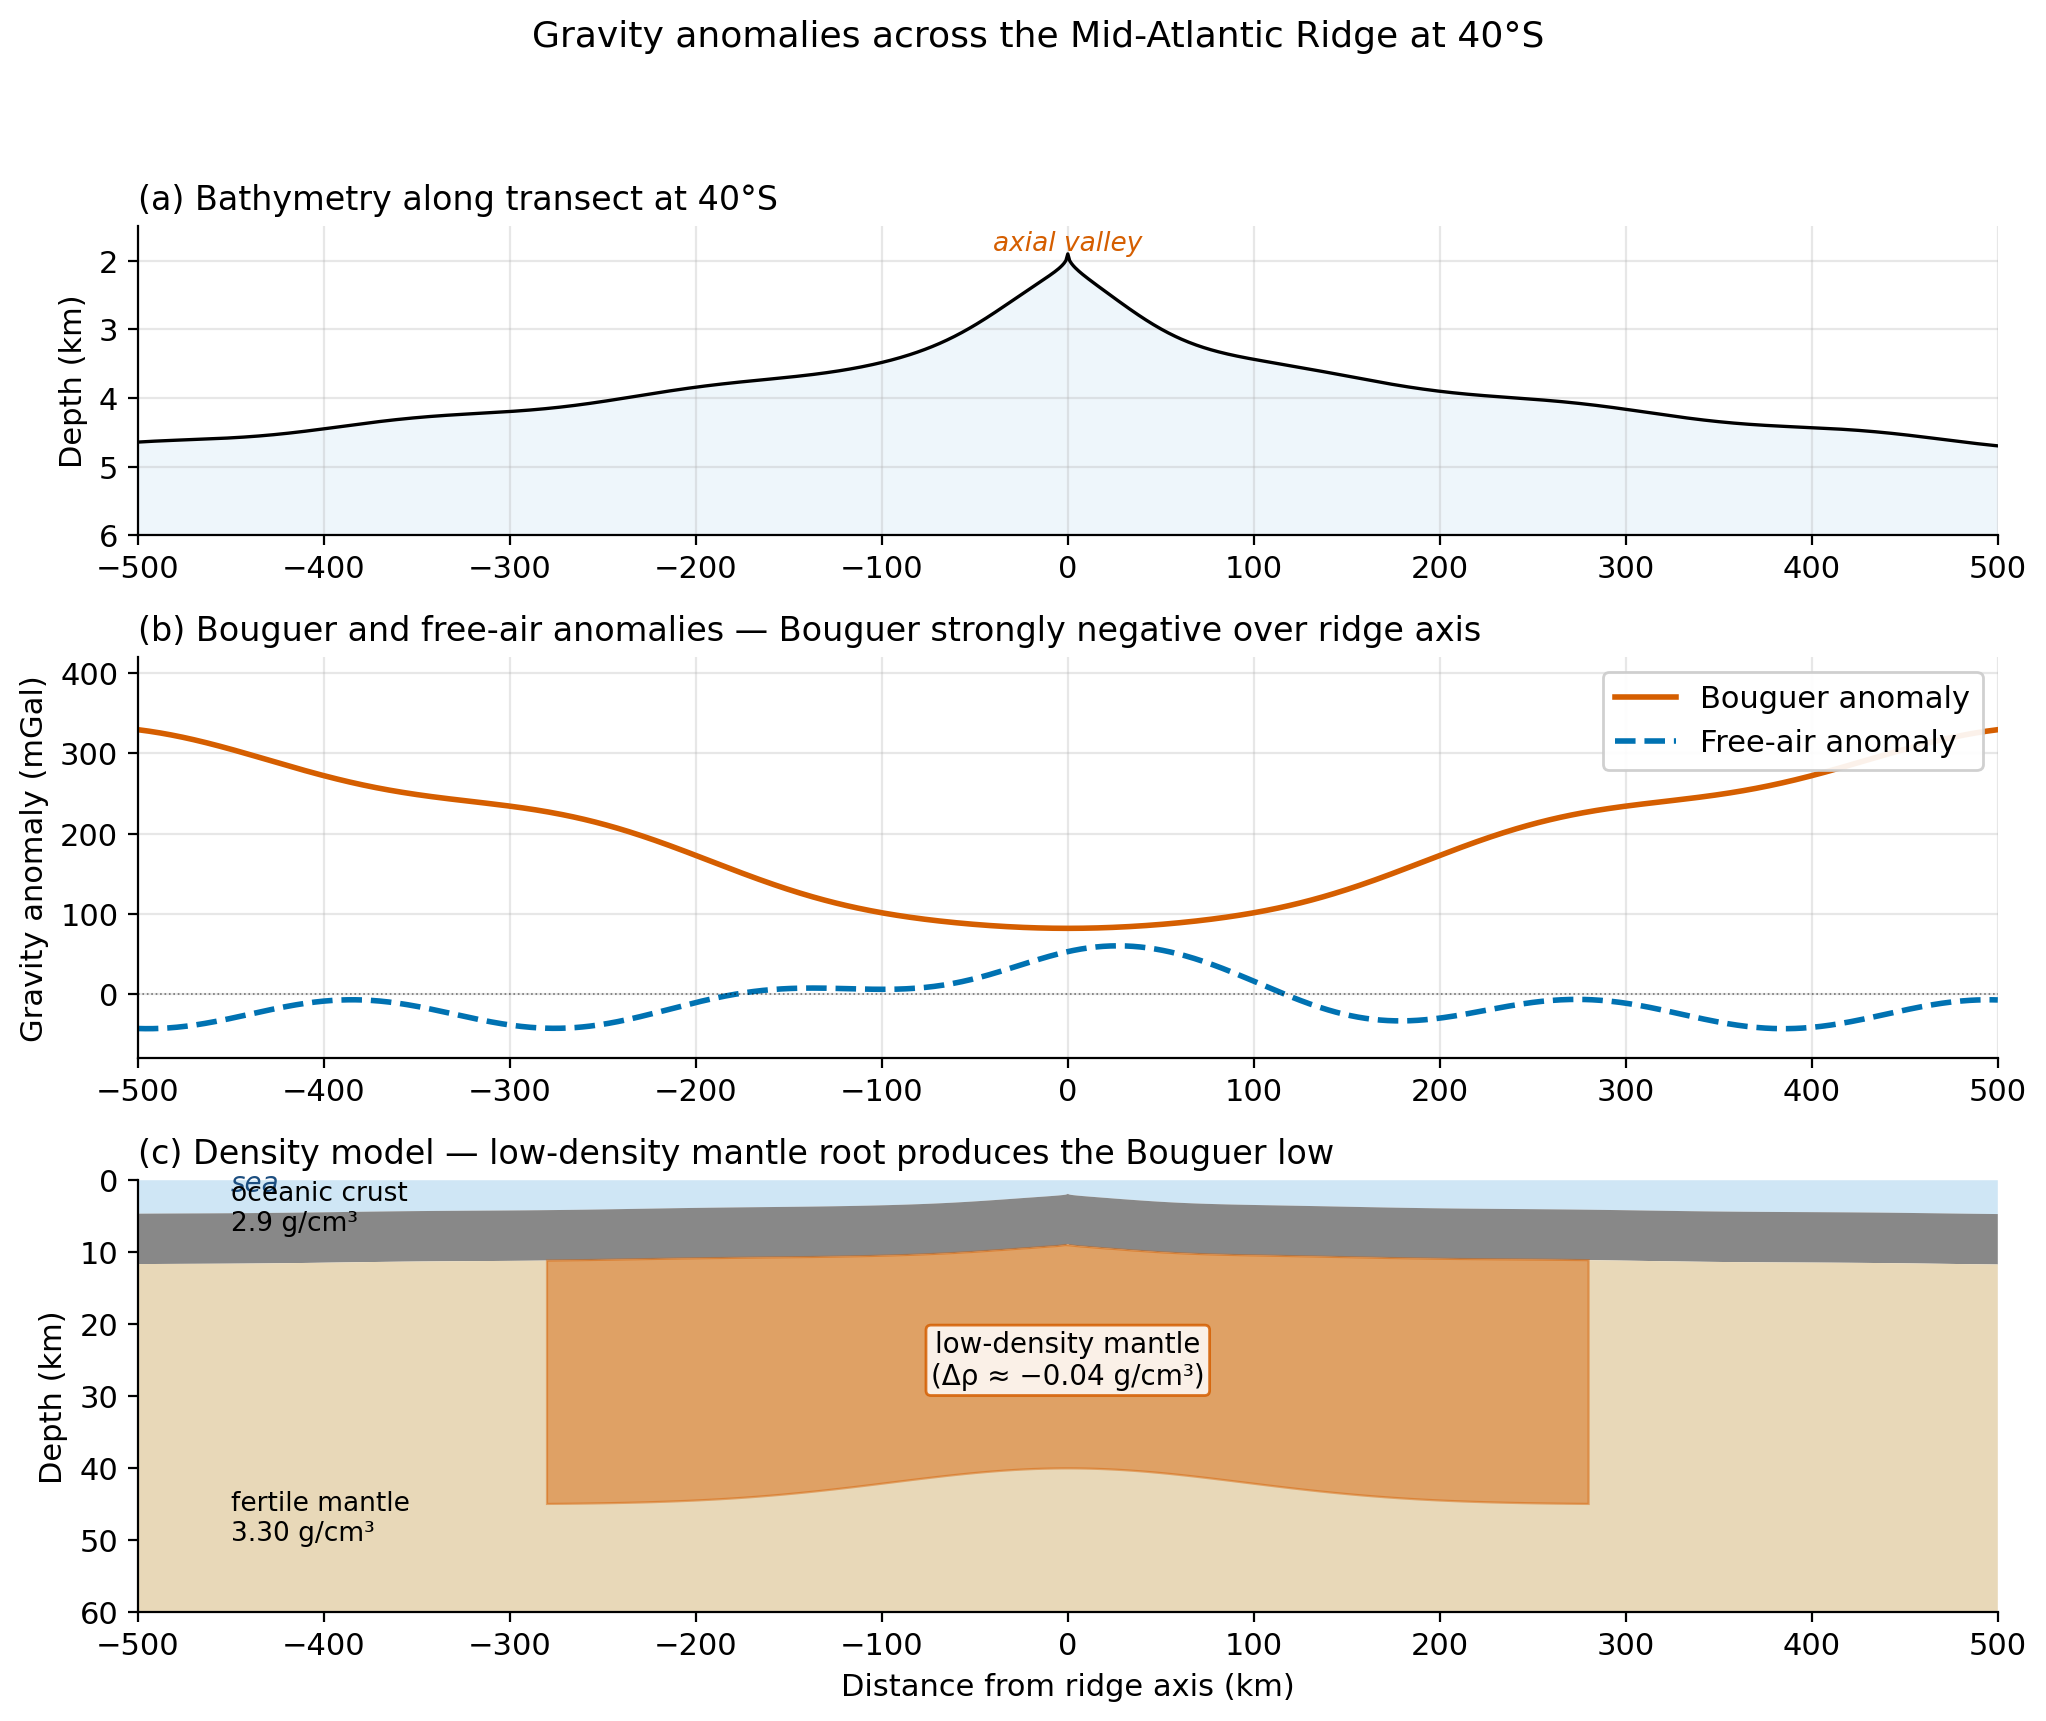

Write Python code to recreate this figure.
"""
F2_mar_gravity_profile.py

Gravity profile across the Mid-Atlantic Ridge — three-panel figure showing:
  (a) Bathymetry along the transect
  (b) Free-air anomaly (≈ 0, isostatically compensated) and
      Bouguer anomaly (strongly negative over the ridge axis)
  (c) Density model: oceanic crust, low-density mantle root, fertile mantle

For the published L27 figure, the (b) data trace is intended to be a real
extraction from the Sandwell & Smith (2014) global marine gravity grid
distributed at https://topex.ucsd.edu/marine_grav/mar_grav.html.

Because the build sandbox has no internet access to that server, this script
generates a *plausible synthetic profile* that reproduces the qualitative
shape and amplitude of the published anomaly. Students re-running the lecture
on their own machines will obtain the real grid through Code Block from §4.

Reference: Sandwell, D. T., R. D. Müller, W. H. F. Smith, E. Garcia, and
R. Francis (2014). New global marine gravity model from CryoSat-2 and
Jason-1 reveals buried tectonic structure. Science 346, 65–67,
doi:10.1126/science.1258213.

Output: assets/figures/F2_mar_gravity_profile.png
License: CC-BY 4.0 (this script)
"""

import sys
import os

sys.path.insert(0, os.path.dirname(__file__))
from _ess314_style import apply_style, PALETTE, save

import numpy as np
import matplotlib.pyplot as plt
import matplotlib.patches as mpatches


def half_space_cooling_depth(age_Ma, d0=2500.0, a=350.0):
    """HSC bathymetric depth (m) as a function of age (Ma)."""
    return d0 + a * np.sqrt(age_Ma)


def make_figure():
    apply_style()

    # Transect from −500 km to +500 km across MAR axis at 40°S (Lowrie reference)
    x = np.linspace(-500.0, 500.0, 1001)

    # ── Bathymetry: HSC away from ridge + small axial valley ──
    # Convert distance to age: spreading half-rate ≈ 1.3 cm/yr at slow MAR
    half_rate_cm_per_yr = 1.3
    age_Ma = np.abs(x) / (half_rate_cm_per_yr * 10.0)  # 1 cm/yr = 10 km/Myr
    bath = half_space_cooling_depth(age_Ma)
    # Axial valley
    bath -= 600 * np.exp(-(x ** 2) / 2500)
    bath += 30 * np.sin(x / 25)  # roughness

    # ── Free-air anomaly: small, oscillates near zero ──
    # Local topographic correlation
    free_air = -25 + 70 * np.exp(-(x ** 2) / 15000) + 18 * np.sin(x / 35)
    # Centred around −15..0; near-axis slight high
    free_air += 8 * np.exp(-(x ** 2) / 2500)

    # ── Bouguer: large negative anomaly over ridge ──
    # Modelled as deep low-density mantle contribution: Gaussian centred on 0
    # Peak amplitude ~ −220 mGal over a ~600 km width
    bouguer = 350 - 250 * np.exp(-(x ** 2) / (350 ** 2))
    bouguer -= 30 * np.exp(-(x ** 2) / 8000)
    bouguer += 12 * np.cos(x / 40)  # short-wavelength noise

    # ── Build figure ──
    fig = plt.figure(figsize=(12, 9))
    gs = fig.add_gridspec(3, 1, height_ratios=[1.0, 1.3, 1.4], hspace=0.32)

    ax_b = fig.add_subplot(gs[0])
    ax_g = fig.add_subplot(gs[1], sharex=ax_b)
    ax_m = fig.add_subplot(gs[2], sharex=ax_b)

    # ── (a) Bathymetry ──
    ax_b.plot(x, bath / 1000.0, color=PALETTE["black"], lw=1.2)
    ax_b.fill_between(x, bath / 1000.0, 6.0,
                      facecolor="#cfe6f5", alpha=0.35, edgecolor="none")
    ax_b.set_ylim(6.0, 1.5)   # depth in km, deeper down
    ax_b.set_ylabel("Depth (km)")
    ax_b.set_title("(a) Bathymetry along transect at 40°S",
                   loc="left", fontsize=12)
    ax_b.text(0, 1.85, "axial valley",
              fontsize=9.5, ha="center", color=PALETTE["verm"], style="italic")
    ax_b.grid(True, alpha=0.3)

    # ── (b) Gravity anomalies ──
    ax_g.plot(x, bouguer, color=PALETTE["verm"], lw=2.0, ls="-",
              label="Bouguer anomaly")
    ax_g.plot(x, free_air, color=PALETTE["blue"], lw=2.0, ls="--",
              label="Free-air anomaly")
    ax_g.axhline(0, color=PALETTE["black"], lw=0.6, ls=":", alpha=0.5)
    ax_g.set_ylabel("Gravity anomaly (mGal)")
    ax_g.set_title("(b) Bouguer and free-air anomalies — "
                   "Bouguer strongly negative over ridge axis",
                   loc="left", fontsize=12)
    ax_g.legend(loc="upper right", framealpha=0.92)
    ax_g.grid(True, alpha=0.3)
    ax_g.set_ylim(-80, 420)

    # ── (c) Density model cross-section ──
    ax_m.set_xlim(-500, 500)
    ax_m.set_ylim(60.0, 0.0)  # depth km
    ax_m.set_xlabel("Distance from ridge axis (km)")
    ax_m.set_ylabel("Depth (km)")
    ax_m.set_title("(c) Density model — low-density mantle root produces the Bouguer low",
                   loc="left", fontsize=12)

    # Seawater
    bath_km = bath / 1000.0
    ax_m.fill_between(x, 0, bath_km, facecolor="#cfe6f5", edgecolor="none")
    ax_m.text(-450, 1.5, "sea", fontsize=10, color="#1c4e80", style="italic")

    # Oceanic crust ~ 7 km below seafloor; mafic, density 2.9
    crust_base = bath_km + 7.0
    ax_m.fill_between(x, bath_km, crust_base,
                      facecolor="#888888", edgecolor="none")
    ax_m.text(-450, 7, "oceanic crust\n2.9 g/cm³",
              fontsize=9.5, color=PALETTE["black"])

    # Fertile mantle background
    ax_m.fill_between(x, crust_base, 60,
                      facecolor="#e8d8b8", edgecolor="none")
    ax_m.text(-450, 50, "fertile mantle\n3.30 g/cm³",
              fontsize=9.5, color=PALETTE["black"])

    # Low-density mantle root (hot + partial-melt zone)
    xroot = np.linspace(-280, 280, 200)
    top = crust_base[np.searchsorted(x, xroot)]
    bot = 45 - 5 * np.exp(-(xroot ** 2) / 18000)
    ax_m.fill(np.concatenate([xroot, xroot[::-1]]),
              np.concatenate([top, bot[::-1]]),
              facecolor=PALETTE["verm"], alpha=0.45, edgecolor=PALETTE["verm"],
              lw=0.8)
    ax_m.text(0, 25, "low-density mantle\n(Δρ ≈ −0.04 g/cm³)",
              fontsize=10, ha="center", va="center", color="black",
              bbox=dict(boxstyle="round,pad=0.18", facecolor="white",
                        edgecolor=PALETTE["verm"], alpha=0.85))

    ax_m.set_xticks(np.arange(-500, 501, 100))
    ax_m.grid(False)

    fig.suptitle("Gravity anomalies across the Mid-Atlantic Ridge at 40°S",
                 fontsize=13, y=0.995)

    return fig


if __name__ == "__main__":
    fig = make_figure()
    out = os.path.join(os.path.dirname(__file__), "..", "figures",
                       "F2_mar_gravity_profile.png")
    save(fig, out)
    print(f"Wrote {out}")
